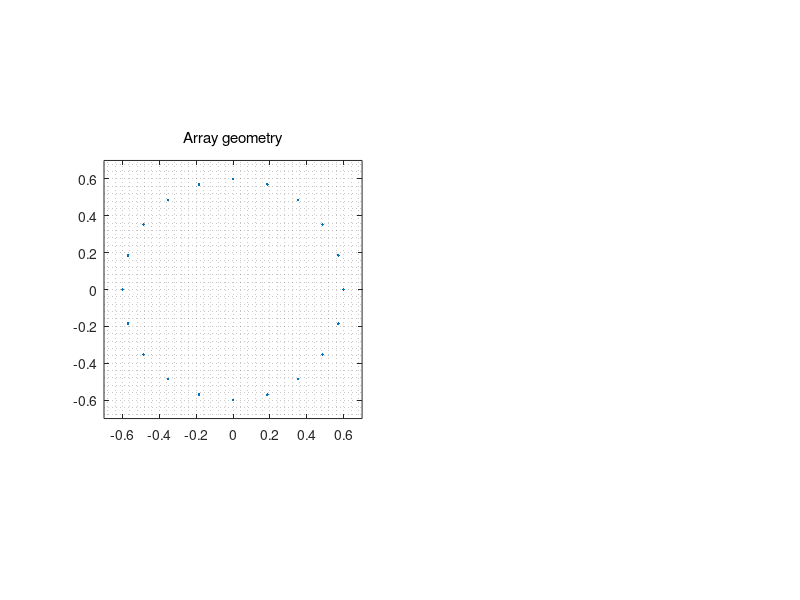

Reproduce this figure in MATLAB. (Note: this script raises an error after producing the figure.)
%% Examples on how to calculate array factor / beampattern

%% Create 2D array

% Position of sensors and weighting of 2D array
% Create circular array

nElements = 20;
radius = 0.6;

[xPos, yPos] = pol2cart(linspace(0,2*pi-2*pi/nElements,nElements),ones(1,nElements)*radius);
w = ones(1,numel(xPos))/numel(xPos);


%% Plot array geometry and array factor for different frequencies

% Wave-frequency and wave-speed
f = [250 500 1e3 1.3e3];
c = 340;

% Scanning angles
thetaScanningAngles = -90:90;
phiScanningAngles = 0;

%Calculate and plot the array pattern for various frequencies
figure(1);clf
subplot(121)
plot(xPos, yPos,'.')
title('Array geometry','FontWeight','Normal')
axis([-radius-0.1 radius+0.1 -radius-0.1 radius+0.1])
axis square; grid minor
for ff = f
    W = arrayFactor(xPos, yPos, w, ff, c, thetaScanningAngles, phiScanningAngles);
    W = 20*log10(W);
    
    subplot(122)
    plot(thetaScanningAngles,W);
    hold on
end
xlabel('\theta');ylabel('dB');axis square
grid on
title('Array factor','FontWeight','Normal')
axis([thetaScanningAngles(1) thetaScanningAngles(end) -30 0])

%% Plot with steering

% Wave-frequency and wave-speed
f = [750 1e3];
c = 340;

% Scanning angles
thetaScanningAngles = -60:0.5:60;
phiScanningAngles = 0;

% Steering angle
thetaSteeringAngle = -20;

% Calculate and plot the array factor
figure(3);clf
hold on
for ff = f
    W = arrayFactor(xPos, yPos, w, ff, c, thetaScanningAngles, phiScanningAngles, thetaSteeringAngle);
    W = 20*log10(W);
    
    plot(thetaScanningAngles,W,'DisplayName',[num2str(ff*1e-3) 'kHz']);
end

xlabel('\theta');ylabel('dB')
grid on
axis([thetaScanningAngles(1) thetaScanningAngles(end) -30 0])
legend(gca,'show')
title(['Steering angle ' num2str(thetaSteeringAngle) ' degrees'],'FontWeight','Normal')
yL = get(gca,'YLim');
indx = find(thetaScanningAngles >= thetaSteeringAngle,1);
line([thetaScanningAngles(indx) thetaScanningAngles(indx)],yL,'LineWidth',1,'Color','r','LineStyle','--');


%% Plot array factor from 0 to 10 kHz

% Wave-frequency and wave-speed
f = 0:10:10e3;
c = 340;

% Scanning angles
thetaScanningAngles = -90:0.2:90;
phiScanningAngles = 0;

%Preallocating for speed
W_all = zeros(numel(f),numel(thetaScanningAngles));

%Calculate array factor
for k = 1:length(f)
    W = arrayFactor(xPos, yPos, w, f(k), c, thetaScanningAngles, phiScanningAngles);
    W_all(k,:) = 20*log10(W);
end

%Don't display values below a certain threshold
dBmin = 30;
W_all(W_all<-dBmin) = NaN;

%Plot array factor
figure(4);clf
imagesc(f*1e-3,thetaScanningAngles,W_all')
xlabel('kHz');ylabel('\theta')
colorbar('northoutside','direction','reverse')

%% Plot the beampattern for various frequencies with plotBeampattern()

f = [0.5e3 1e3 3e3];
c = 340;
thetaSteeringAngle = -10;
dynRange = 50;

plotBeampattern(xPos, yPos, w, f, c, thetaSteeringAngle)

%% Plot the 3D polar beampattern of the array with plotBeampattern3D()

plotBeampattern3D(xPos, yPos, w)


    
    